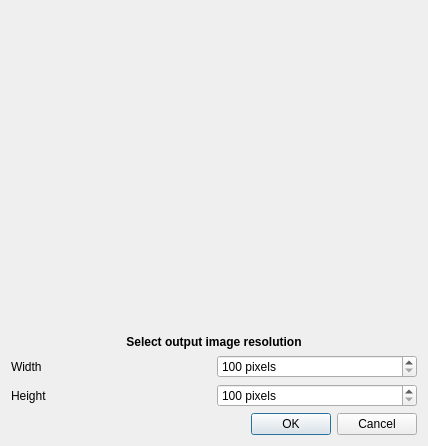
<?xml version="1.0" encoding="UTF-8"?>
<ui version="4.0">
 <class>SaveScreenshotDialog</class>
 <widget class="QDialog" name="SaveScreenshotDialog">
  <property name="geometry">
   <rect>
    <x>0</x>
    <y>0</y>
    <width>428</width>
    <height>446</height>
   </rect>
  </property>
  <property name="minimumSize">
   <size>
    <width>428</width>
    <height>446</height>
   </size>
  </property>
  <property name="maximumSize">
   <size>
    <width>428</width>
    <height>446</height>
   </size>
  </property>
  <property name="windowTitle">
   <string>Select Image Resolution</string>
  </property>
  <property name="windowIcon">
   <iconset resource="resources.qrc">
    <normaloff>:/icons/screenshot.svg</normaloff>:/icons/screenshot.svg</iconset>
  </property>
  <layout class="QVBoxLayout" name="verticalLayout" stretch="0,1,0,0,0">
   <item>
    <spacer name="verticalSpacer_2">
     <property name="orientation">
      <enum>Qt::Vertical</enum>
     </property>
     <property name="sizeHint" stdset="0">
      <size>
       <width>20</width>
       <height>40</height>
      </size>
     </property>
    </spacer>
   </item>
   <item>
    <layout class="QHBoxLayout" name="horizontalLayout_3" stretch="0,1,0">
     <item>
      <spacer name="horizontalSpacer">
       <property name="orientation">
        <enum>Qt::Horizontal</enum>
       </property>
       <property name="sizeHint" stdset="0">
        <size>
         <width>40</width>
         <height>20</height>
        </size>
       </property>
      </spacer>
     </item>
     <item>
      <widget class="QLabel" name="m_image_label">
       <property name="maximumSize">
        <size>
         <width>410</width>
         <height>300</height>
        </size>
       </property>
       <property name="text">
        <string/>
       </property>
      </widget>
     </item>
     <item>
      <spacer name="horizontalSpacer_2">
       <property name="orientation">
        <enum>Qt::Horizontal</enum>
       </property>
       <property name="sizeHint" stdset="0">
        <size>
         <width>40</width>
         <height>20</height>
        </size>
       </property>
      </spacer>
     </item>
    </layout>
   </item>
   <item>
    <spacer name="verticalSpacer">
     <property name="orientation">
      <enum>Qt::Vertical</enum>
     </property>
     <property name="sizeHint" stdset="0">
      <size>
       <width>20</width>
       <height>40</height>
      </size>
     </property>
    </spacer>
   </item>
   <item>
    <layout class="QVBoxLayout" name="verticalLayout_2">
     <item>
      <widget class="QLabel" name="title_label">
       <property name="font">
        <font>
         <weight>75</weight>
         <bold>true</bold>
        </font>
       </property>
       <property name="text">
        <string>Select output image resolution</string>
       </property>
       <property name="alignment">
        <set>Qt::AlignCenter</set>
       </property>
      </widget>
     </item>
     <item>
      <layout class="QHBoxLayout" name="horizontalLayout_2">
       <item>
        <widget class="QLabel" name="m_width_label">
         <property name="text">
          <string>Width</string>
         </property>
        </widget>
       </item>
       <item>
        <widget class="QSpinBox" name="m_width_spinBox">
         <property name="suffix">
          <string> pixels</string>
         </property>
         <property name="minimum">
          <number>100</number>
         </property>
         <property name="maximum">
          <number>999999999</number>
         </property>
        </widget>
       </item>
      </layout>
     </item>
     <item>
      <layout class="QHBoxLayout" name="horizontalLayout">
       <item>
        <widget class="QLabel" name="m_height_label">
         <property name="text">
          <string>Height</string>
         </property>
        </widget>
       </item>
       <item>
        <widget class="QSpinBox" name="m_height_spinBox">
         <property name="suffix">
          <string> pixels</string>
         </property>
         <property name="minimum">
          <number>100</number>
         </property>
         <property name="maximum">
          <number>999999999</number>
         </property>
        </widget>
       </item>
      </layout>
     </item>
    </layout>
   </item>
   <item>
    <widget class="QDialogButtonBox" name="m_buttonBox">
     <property name="orientation">
      <enum>Qt::Horizontal</enum>
     </property>
     <property name="standardButtons">
      <set>QDialogButtonBox::Cancel|QDialogButtonBox::Ok</set>
     </property>
    </widget>
   </item>
  </layout>
 </widget>
 <resources>
  <include location="resources.qrc"/>
 </resources>
 <connections>
  <connection>
   <sender>m_buttonBox</sender>
   <signal>accepted()</signal>
   <receiver>SaveScreenshotDialog</receiver>
   <slot>accept()</slot>
   <hints>
    <hint type="sourcelabel">
     <x>248</x>
     <y>254</y>
    </hint>
    <hint type="destinationlabel">
     <x>157</x>
     <y>274</y>
    </hint>
   </hints>
  </connection>
  <connection>
   <sender>m_buttonBox</sender>
   <signal>rejected()</signal>
   <receiver>SaveScreenshotDialog</receiver>
   <slot>reject()</slot>
   <hints>
    <hint type="sourcelabel">
     <x>316</x>
     <y>260</y>
    </hint>
    <hint type="destinationlabel">
     <x>286</x>
     <y>274</y>
    </hint>
   </hints>
  </connection>
 </connections>
</ui>
